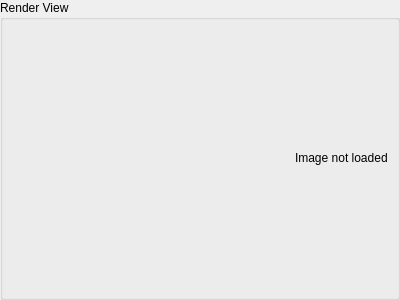
<?xml version="1.0" encoding="UTF-8"?>
<ui version="4.0">
 <class>RenderViewWidget</class>
 <widget class="QWidget" name="RenderViewWidget">
  <property name="geometry">
   <rect>
    <x>0</x>
    <y>0</y>
    <width>400</width>
    <height>300</height>
   </rect>
  </property>
  <property name="windowTitle">
   <string>Form</string>
  </property>
  <layout class="QGridLayout" name="gridLayout">
   <property name="leftMargin">
    <number>0</number>
   </property>
   <property name="topMargin">
    <number>0</number>
   </property>
   <property name="rightMargin">
    <number>0</number>
   </property>
   <property name="bottomMargin">
    <number>0</number>
   </property>
   <item row="0" column="0">
    <widget class="QGroupBox" name="groupBox">
     <property name="title">
      <string>Render View</string>
     </property>
     <layout class="QGridLayout" name="gridLayout_2">
      <item row="0" column="0" alignment="Qt::AlignRight|Qt::AlignVCenter">
       <widget class="QLabel" name="image">
        <property name="text">
         <string>Image not loaded</string>
        </property>
       </widget>
      </item>
     </layout>
    </widget>
   </item>
  </layout>
 </widget>
 <resources/>
 <connections/>
</ui>
